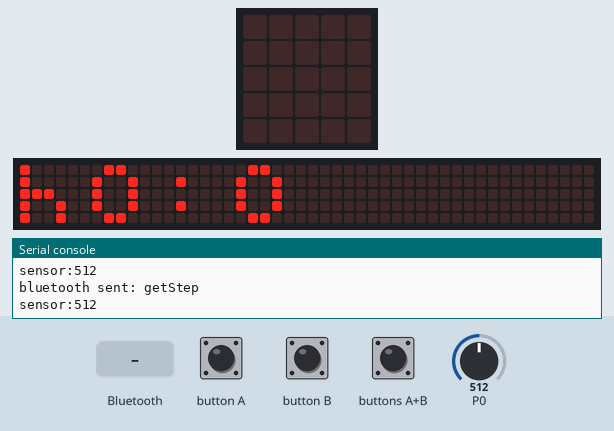
The program below on a simulated BBC micro:bit (MakeCode). On the bench: the board's 5×5 LED display, a strip that is not on the board, showing the scrolling text unrolled, the last lines printed to the serial console. The inputs (shaded band) are chosen by the test bench; at power-on: P0 = 512 (analog values on the 0–1023 scale). The 48×5 strip is a reading aid, not a part: it shows the text the display is scrolling, unrolled, one strip-width of it at a time.

Above: at 6.55 s.
9.3 s: buttons A+B pressed for 0.15 s
At 10.5 s:
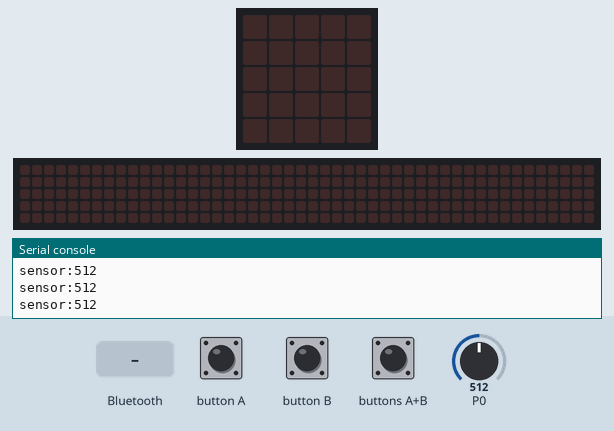
12.4 s: a phone connects over Bluetooth
At 13.7 s:
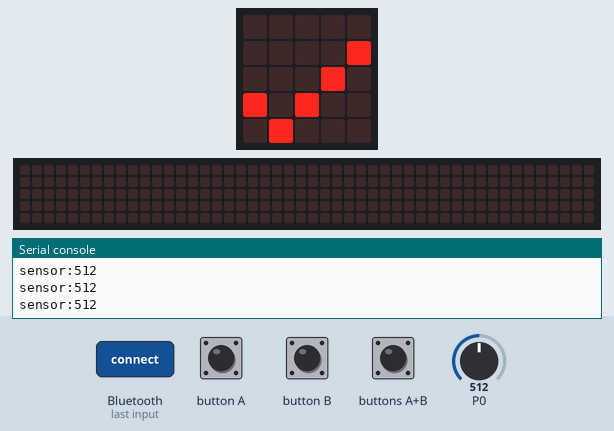
15.4 s: button A pressed for 0.15 s
At 18.89 s:
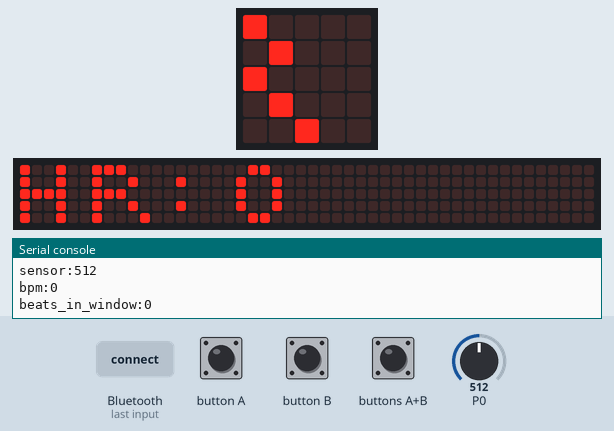

Measured:
- after the input at 12.4 s, the display: changes at once (image 2)
- after the input at 15.4 s, the display: first differs from a run without the input after 2.2 s (image 3 shows a later state)
- what the display in image 2 shows lasts 2.1 s, from 12.4 s to 14.5 s

The program:

band.py
```python
def refreshTime():
    bluetooth.uart_write_string("getTime")

def on_uart_data_received():
    msgHandler(bluetooth.uart_read_until(serial.delimiters(Delimiters.NEW_LINE)))
bluetooth.on_uart_data_received(serial.delimiters(Delimiters.NEW_LINE),
    on_uart_data_received)

def on_microbit_id_button_a_evt_click():
    global stage
    if stage < 3:
        stage += 1
    else:
        stage = 1
control.on_event(EventBusSource.MICROBIT_ID_BUTTON_A,
    EventBusValue.MICROBIT_BUTTON_EVT_CLICK,
    on_microbit_id_button_a_evt_click)

def on_bluetooth_connected():
    global blue_connected
    blue_connected = 1
    basic.show_icon(IconNames.YES)
    refreshTime()
bluetooth.on_bluetooth_connected(on_bluetooth_connected)

def on_bluetooth_disconnected():
    global blue_connected
    basic.show_icon(IconNames.SAD)
    blue_connected = 0
bluetooth.on_bluetooth_disconnected(on_bluetooth_disconnected)

# 快速校准 (如果需要，可以在启动时调用)
def quick_calibrate():
    global total, baseline
    for index in range(50):
        total += pins.analog_read_pin(AnalogPin.P0)
        basic.pause(20)
    baseline = Math.idiv(total, 50)

def on_microbit_id_button_ab_evt_click():
    global stage
    stage = 1
control.on_event(EventBusSource.MICROBIT_ID_BUTTON_AB,
    EventBusValue.MICROBIT_BUTTON_EVT_CLICK,
    on_microbit_id_button_ab_evt_click)

def msgHandler(message: str):
    global time, step
    command = message.split(":")
    if command[0] == "time_upd":
        # time:秒时间戳
        time = int(command[1])
    elif command[0] == "getHeartRate":
        # 获取心率
        msg = "HeartRate:" + ("" + str(Math.round(heart_rate))) + "\n"
        bluetooth.uart_write_string(msg)
    elif command[0] == "StepUpd":
        step = int(command[1])
    elif command[0] == "standAnnounce":
        basic.clear_screen()
        music.play(music.create_sound_expression(WaveShape.SINE,
                1871,
                1,
                217,
                0,
                267,
                SoundExpressionEffect.NONE,
                InterpolationCurve.LINEAR),
            music.PlaybackMode.UNTIL_DONE)
        basic.show_string("Stand Time!")
    elif command[0] == "HRWarning":
        music._play_default_background(music.built_in_playable_melody(Melodies.WAWAWAWAA),
            music.PlaybackMode.IN_BACKGROUND)
        basic.show_string("HR Overflow")
last_beat_time = 0
in_beat = False
current_time = 0
sensor_val = 0
second = 0
minute = 0
hour = 0
beat_count_in_window = 0
window_start_time = 0
current_time2 = 0
heart_rate = 0
time = 0
total = 0
blue_connected = 0
step = 0
stage = 0
baseline = 0
last_update_time = 0
# 存储心跳间隔的数组
# 全局变量
beat_timestamps: List[number] = []
time_string = ""
bluetooth.start_accelerometer_service()
bluetooth.set_transmit_power(7)
bluetooth.start_uart_service()
baseline = 512
threshold_offset = 50
# 常量
WINDOW_SIZE_MS = 10000
# 10秒滑动窗口
UPDATE_INTERVAL_MS = 1000
# 在启动时进行校准
quick_calibrate()
basic.pause(500)
basic.clear_screen()
stage = 1
# FSM
step = 0

def on_every_interval():
    refreshTime()
loops.every_interval(10000, on_every_interval)

def on_forever():
    global current_time2, window_start_time, beat_count_in_window, heart_rate
    current_time2 = input.running_time()
    # --- 滑动窗口 (修正后) ---
    # 直接修改全局列表，而不是重新赋值
    # 从列表开头开始检查，移除所有窗口外（过期）的时间戳
    window_start_time = current_time2 - WINDOW_SIZE_MS
    while len(beat_timestamps) > 0 and beat_timestamps[0] < window_start_time:
        beat_timestamps.pop(0)
    # --- 计算BPM (改进后，使用平均间隔以获得更平滑的读数) ---
    beat_count_in_window = len(beat_timestamps)
    if beat_count_in_window >= 3:
        # 至少需要3个心跳来计算一个稳定的平均间隔
        # 计算窗口内第一个和最后一个心跳之间的时间跨度
        total_duration_of_intervals = beat_timestamps[beat_count_in_window - 1] - beat_timestamps[0]
        # 计算有多少个间隔
        number_of_intervals = beat_count_in_window - 1
        if number_of_intervals > 0:
            # 计算平均间隔
            avg_interval = total_duration_of_intervals / number_of_intervals
            # 根据平均间隔计算BPM
            if avg_interval > 0:
                bpm = 60000 / avg_interval
            else:
                bpm = 0
        else:
            # 避免除以零
            # 只有一个点，无法计算间隔
            bpm = 0
    else:
        # 如果样本不足，则使用旧的计数方法，以在开始时提供快速反馈
        bpm = beat_count_in_window * 6
    # --- 合理性检查和显示 (阻塞操作) ---
    if 40 <= bpm and bpm <= 200:
        heart_rate = bpm
    else:
        pass
    # --- 发送计算结果到串口 ---
    serial.write_value("bpm", bpm)
    serial.write_value("beats_in_window", beat_count_in_window)
    # 控制这个循环的频率为大约每秒一次
    basic.pause(UPDATE_INTERVAL_MS)
basic.forever(on_forever)

def on_forever2():
    # 步数刷新
    bluetooth.uart_write_string("getStep")
    basic.pause(5000)
basic.forever(on_forever2)

def on_forever3():
    global hour, minute, second, time_string
    # 显示函数
    if stage == 1:
        basic.clear_screen()
        hour = Math.idiv(time, 3600) % 24
        minute = Math.idiv(time, 60) % 60
        second = time % 60
        # time_string = " " + ("" + str(hour)) + ":" + ("" + str(minute)) + ":" + ("" + str(second))
        time_string = "h" + ("" + str(hour)) + ":" + ("" + str(minute))
        basic.pause(5000)
        basic.show_string(time_string, 100)
    elif stage == 2:
        # 显示当前心率
        # 显示当前心率
        basic.clear_screen()
        HR_string = "HR:" + ("" + str(Math.round(heart_rate)))
        basic.show_string(HR_string, 100)
        basic.pause(5000)
    elif stage == 3:
        # 显示当前步数
        basic.clear_screen()
        Step_str = "STEP:" + ("" + str(step))
        basic.show_string(Step_str, 100)
        basic.pause(5000)
basic.forever(on_forever3)

def on_forever4():
    global sensor_val, current_time, in_beat, last_beat_time
    # 1. 连续读取传感器并发送到串口
    sensor_val = pins.analog_read_pin(AnalogPin.P0)
    serial.write_value("sensor", sensor_val)
    # 2. 使用上升沿检测心跳
    current_time = input.running_time()
    if sensor_val > baseline + threshold_offset:
        if not (in_beat):
            in_beat = True
            # 防抖/不应期
            if current_time - last_beat_time > 300:
                last_beat_time = current_time
                beat_timestamps.append(current_time)
    elif sensor_val < baseline:
        in_beat = False
basic.forever(on_forever4)
```
